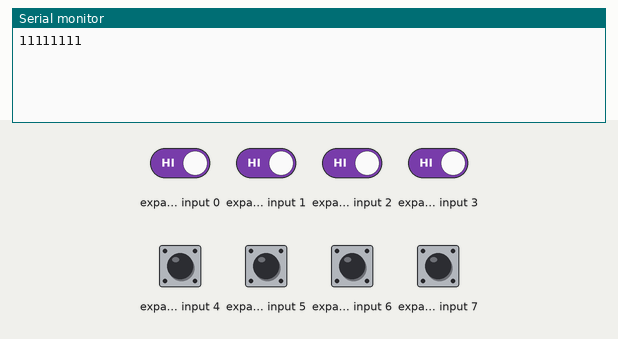
The sketch below on a simulated Arduino Uno, built with avr-gcc and run on an emulated ATmega328P. Shown: the last lines printed to the serial monitor. Wiring (inferred from the names in the program): input shift register (74HC165): load pin 9; clock pin 13; serial out pin 12. Inputs (shaded band) come from the test bench; at power-on: expander input 0–7 HIGH.

Above: at 1.2 s.
1.3 s: expander input 0 driven LOW
At 2.5 s:
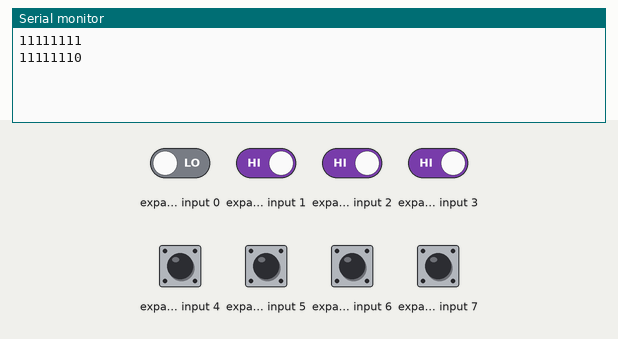
2.8 s: expander input 1 driven LOW
At 3.6 s:
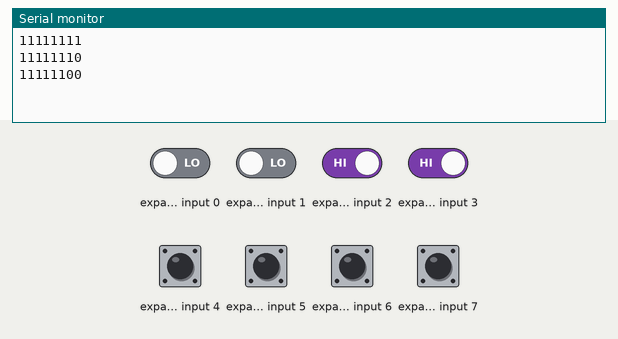
4.3 s: expander input 2 driven LOW
At 4.8 s:
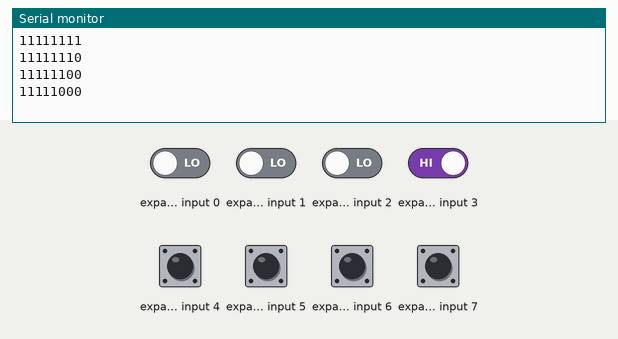
5.8 s: expander input 3 driven LOW
At 7.0 s:
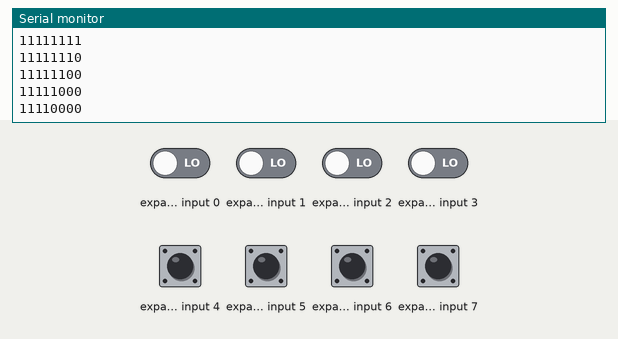
7.3 s: expander input 0 driven HIGH
At 8.3 s:
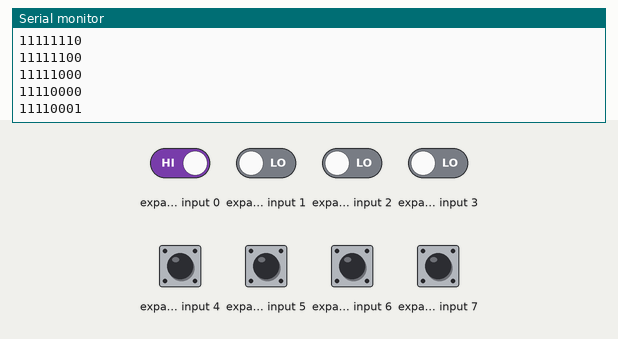
8.8 s: expander input 1 driven HIGH
At 9.4 s:
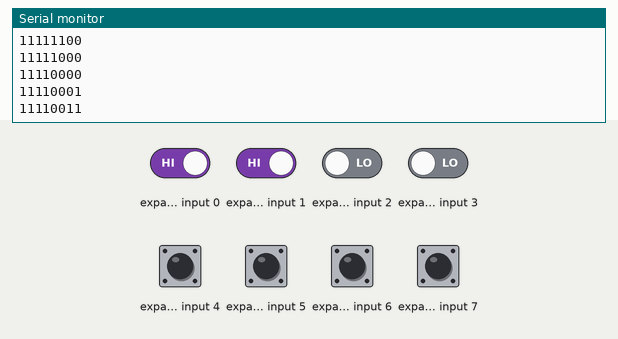
Timing chart, 0 to 11.3 s (numbered marks = the images above; inputs shaded):
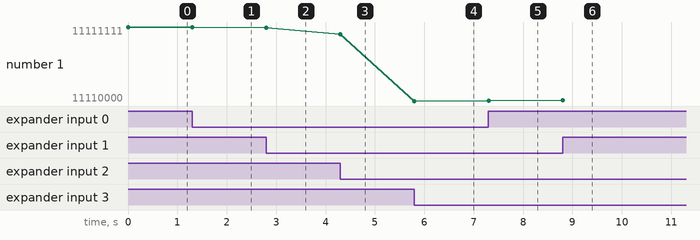

Measured:
- after the input at 1.3 s, the serial monitor: prints a new line at once (image 1)
- after the input at 2.8 s, the serial monitor: prints a new line at once (image 2)
- after the input at 4.3 s, the serial monitor: prints a new line at once (image 3)
- after the input at 5.8 s, the serial monitor: prints a new line at once (image 4)
- after the input at 7.3 s, the serial monitor: prints a new line at once (image 5)
- after the input at 8.8 s, the serial monitor: prints a new line at once (image 6)
- plotted number 1: 11111111 → 11111110 after the input at 1.3 s, 11111110 → 11111100 after the input at 2.8 s, 11111100 → 11111000 after the input at 4.3 s, 11111000 → 11110000 after the input at 5.8 s, 11110000 → 11110001 after the input at 7.3 s

The sketch:

inreg.ino
```cpp
// Отправка в терминал состояний 4 тактовых кнопок, подключенных к
// входному сдвиговому регистру 74HC165.
//----------------------------------------------------------------------------
// настройка линии подачи напряжения
int POWR = 2;     // питание +5В

// настройка пинов Arduino для входного регистра
int LATCH_PIN_I = 9;  // к 1 пину регистра - вход «защёлкивающий» данные
int DATA_PIN_I = 12;  // к 9 пину регистра - вход данных
int CLOCK_PIN_I = 13;  // к 2 пину регистра - вход для тактовых импульсов

void setup() {
  // настройка портов на выход
  pinMode(LATCH_PIN_I, OUTPUT);
  pinMode(CLOCK_PIN_I, OUTPUT);
  // настройка портов на вход
  pinMode(DATA_PIN_I, INPUT);
  // включаем защёлку
  digitalWrite(LATCH_PIN_I, HIGH);
  // открываем последовательный порт, устанавливаем скорость 9600 бод
  Serial.begin(9600);
}

void loop() {  // бесконечный цикл
  static byte lastDataByte = 0;  // предыдущие состояния входов регистра
  byte dataByte = readByte();  // читаем  текущие состояние входов регистра
  if (dataByte != lastDataByte) {  // если состояние любого входа изменилось (сравниваем с предыдущими)
    Serial.println(dataByte,BIN);  // отправляем состояния входов в терминал
    lastDataByte = dataByte;  // запоминаем текущие состояния
  }
}

//----------------------------------------------------------------------------
// СДВИГОВЫЙ РЕГИСТР
// чтение байта с входного регистра
byte readByte() {
  digitalWrite(CLOCK_PIN_I,HIGH);  // необходимо для корректной работы shiftIn()
  digitalWrite(LATCH_PIN_I, LOW);  // "дёргаем" защёлку для запоминания регистом
  digitalWrite(LATCH_PIN_I, HIGH);  // уровней сигналов на входах
  byte retByte = shiftIn(DATA_PIN_I,CLOCK_PIN_I,MSBFIRST); // читаем байт с регистра
  return retByte;
}
```
